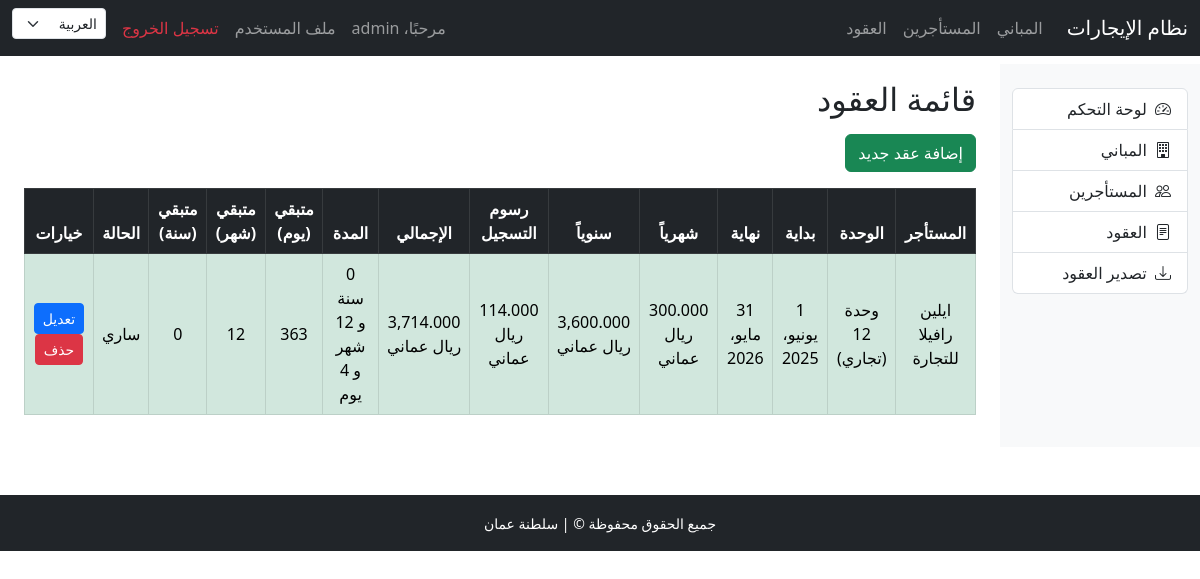
The app's page /ar/contracts/ (signed in), older data.
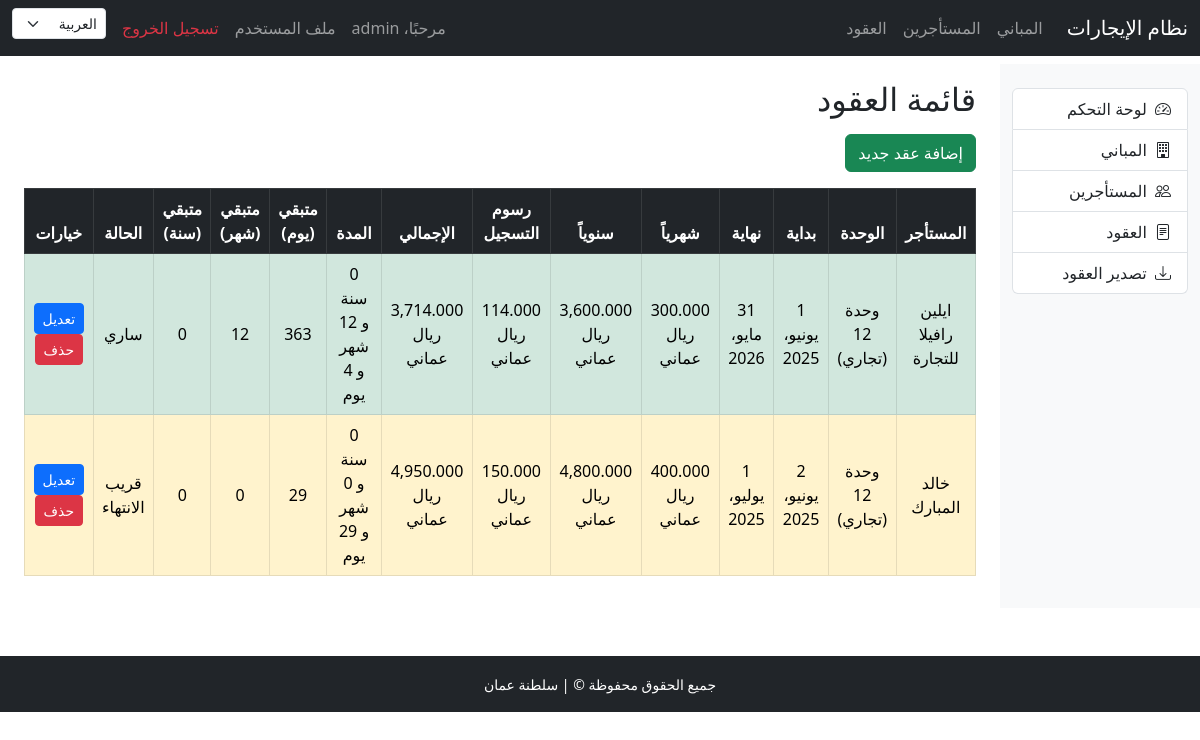
The same page, newer data.
### contracts/models.py (models this page shows, shortened)
class Contract(models.Model):
  tenant = models.ForeignKey(
    'tenants.Tenant',
    on_delete=models.CASCADE,
    verbose_name=_("المستأجر")
  )
  unit = models.ForeignKey(
    'buildings.Unit',
    on_delete=models.CASCADE,
    verbose_name=_("الوحدة")
  )
  start_date = models.DateField(
    default=date.today,
    verbose_name=_("تاريخ البداية")
  )
  end_date = models.DateField(
    verbose_name=_("تاريخ النهاية")
  )
  monthly_rent = models.DecimalField(
    max_digits=10,
    decimal_places=3,
    verbose_name=_("الإيجار الشهري (ريال عماني)")
  )
  class Meta:
    verbose_name = _("عقد")
    verbose_name_plural = _("العقود")
  @property
  def yearly_rent_total(self):
    return self.monthly_rent * 12
  @property
  def registration_fee(self):
    base = self.yearly_rent_total
    commission = base * COMMISSION_RATE
    return commission + OFFICE_FEE + ADMIN_FEE
  @property
  def total_amount(self):
    return self.yearly_rent_total + self.registration_fee
  def format_omr(self, amount):
    return f"{amount:,.3f} ريال عماني"
  @property
  def total_amount_display(self):
    return self.format_omr(self.total_amount)
  @property
  def monthly_rent_display(self):
    return self.format_omr(self.monthly_rent)
  @property
  def yearly_rent_total_display(self):
    return self.format_omr(self.yearly_rent_total)
  @property
  def registration_fee_display(self):
    return self.format_omr(self.registration_fee)
  @property
  def remaining_days(self):
    today = date.today()
    delta = self.end_date - today
    return max(0, delta.days)
  @property
  def remaining_months(self):
    return self.remaining_days // 30
  @property
  def remaining_years(self):
    return self.remaining_days // 365
  @property
  def is_expired(self):
    return date.today() > self.end_date
  @property
  def status_color(self):
    days = self.remaining_days
    if days <= 0:
      return "red"
    elif days <= 30:
      return "orange"
    return "green"
  @property
  def contract_duration(self):
    delta = self.end_date - self.start_date
    years = delta.days // 365
    months = (delta.days % 365) // 30
    days = (delta.days % 365) % 30
    return f"{years} سنة و {months} شهر و {days} يوم"

### tenants/models.py (models this page shows, shortened)
class Tenant(models.Model):
  full_name = models.CharField(
    max_length=255,
    verbose_name=_("الاسم الكامل")
  )
  national_id = models.CharField(
    max_length=20,
    unique=True,
    verbose_name=_("رقم الهوية الوطنية")
  )
  phone = models.CharField(
    max_length=20,
    verbose_name=_("رقم الهاتف")
  )
  email = models.EmailField(
    blank=True,
    null=True,
    verbose_name=_("البريد الإلكتروني")
  )
  address = models.TextField(
    verbose_name=_("العنوان")
  )
  class Meta:
    verbose_name = _("مستأجر")
    verbose_name_plural = _("المستأجرين")

### buildings/models.py (models this page shows)
class Unit(models.Model):
  floor = models.ForeignKey(
    Floor,
    on_delete=models.CASCADE,
    related_name='units',
    verbose_name=_("الطابق")
  )
  unit_number = models.CharField(
    max_length=10,
    verbose_name=_("رقم الوحدة")
  )
  is_commercial = models.BooleanField(
    default=False,
    verbose_name=_("هل تجارية؟")
  )
  class Meta:
    verbose_name = _("وحدة")
    verbose_name_plural = _("الوحدات")
  def __str__(self):
    return f"وحدة {self.unit_number} ({'تجاري' if self.is_commercial else 'سكني'})"

### contracts/views.py (the view)
# urls.py: path('', ContractListView.as_view(), name='contract_list'),
class ContractListView(LoginRequiredMixin, ListView):
  model = Contract
  template_name = 'contracts/contract_list.html'
  context_object_name = 'contracts'

### templates/contracts/contract_list.html (shortened to what this page needs)
{% extends 'base.html' %}
{% load i18n %}
{% block content %}
<h2 class="mb-3">{% trans "قائمة العقود" %}</h2>
<a href="{% url 'contract_add' %}" class="btn btn-success mb-3">{% trans "إضافة عقد جديد" %}</a>
<table class="table table-hover table-bordered align-middle text-center">
    <thead class="table-dark">
    <tr>
        <th>{% trans "المستأجر" %}</th>
        <th>{% trans "الوحدة" %}</th>
        <th>{% trans "بداية" %}</th>
        <th>{% trans "نهاية" %}</th>
        <th>{% trans "شهرياً" %}</th>
        <th>{% trans "سنوياً" %}</th>
        <th>{% trans "رسوم التسجيل" %}</th>
        <th>{% trans "الإجمالي" %}</th>
        <th>{% trans "المدة" %}</th>
        <th>{% trans "متبقي (يوم)" %}</th>
        <th>{% trans "متبقي (شهر)" %}</th>
        <th>{% trans "متبقي (سنة)" %}</th>
        <th>{% trans "الحالة" %}</th>
        <th>{% trans "خيارات" %}</th>
    </tr>
    </thead>
    <tbody>
    {% for contract in object_list %}
    <tr
        {% if contract.status_color == 'red' %}
        class="table-danger"
        {% elif contract.status_color == 'orange' %}
        class="table-warning"
        {% else %}
        class="table-success"
        {% endif %}>
        <td>{{ contract.tenant.full_name }}</td>
        <td>{{ contract.unit }}</td>
        <td>{{ contract.start_date }}</td>
        <td>{{ contract.end_date }}</td>
        <td>{{ contract.monthly_rent_display }}</td>
        <td>{{ contract.yearly_rent_total_display }}</td>
        <td>{{ contract.registration_fee_display }}</td>
        <td>{{ contract.total_amount_display }}</td>
        <td>{{ contract.contract_duration }}</td>
        <td>{{ contract.remaining_days }}</td>
        <td>{{ contract.remaining_months }}</td>
        <td>{{ contract.remaining_years }}</td>
        <td>
          {% if contract.is_expired %}
            منتهي
            {% elif contract.status_color == 'orange' %}
            قريب الانتهاء
            {% else %}
            ساري
            {% endif %}
        </td>
        <td>
            <a href="{% url 'contract_edit' contract.id %}" class="btn btn-primary btn-sm">{% trans "تعديل" %}</a>
            <a href="{% url 'contract_delete' contract.id %}" class="btn btn-danger btn-sm">{% trans "حذف" %}</a>
        </td>
    </tr>
        {% empty %}
        <tr>
            <td colspan="9">{% trans "لا توجد عقود" %}</td>
        </tr>
    {% endfor %}
    </tbody>
</table>
{% endblock %}

### templates/base.html (shortened to what this page needs)
<!DOCTYPE html>
<html lang="ar" dir="rtl">
<head>
    <link href="https://cdn.jsdelivr.net/npm/bootstrap@5.3.0/dist/css/bootstrap.rtl.min.css" rel="stylesheet">
    <link rel="stylesheet" href="https://cdn.jsdelivr.net/npm/bootstrap-icons@1.10.5/font/bootstrap-icons.css">
    {% load static %}
    <link rel="stylesheet" href="{% static 'css/style.css' %}">
</head>
<body>
{% include 'includes/navbar.html' %}
<div class="container-fluid">
  <div class="row">
    <div class="col-md-2 d-none d-md-block bg-light">
      {% include 'includes/sidebar.html' %}
    </div>
    <main class="col-md-10 ms-sm-auto col-lg-10 px-md-4 py-3">
      {% block content %}{% endblock %}
    </main>
  </div>
</div>
{% include 'includes/footer.html' %}
</body>
</html>

### templates/includes/navbar.html (shortened to what this page needs)
<nav class="navbar navbar-expand-lg navbar-dark bg-dark">
  <div class="container-fluid">
    <a class="navbar-brand" href="{% url 'dashboard' %}">نظام الإيجارات</a>
    <div class="collapse navbar-collapse" id="navbarSupportedContent">
      <ul class="navbar-nav me-auto mb-2 mb-lg-0">
        {% if user.is_authenticated %}
        <li class="nav-item"><a class="nav-link" href="{% url 'building_list' %}">المباني</a></li>
        <li class="nav-item"><a class="nav-link" href="{% url 'tenant_list' %}">المستأجرين</a></li>
        <li class="nav-item"><a class="nav-link" href="{% url 'contract_list' %}">العقود</a></li>
        {% endif %}
      </ul>
      <ul class="navbar-nav">
        {% if user.is_authenticated %}
        <li class="nav-item">
          <span class="nav-link">مرحبًا، {{ user.username }}</span>
        </li>
        <li class="nav-item">
          <a class="nav-link" href="{% url 'profile' %}">ملف المستخدم</a>
        </li>
        <li class="nav-item">
          <a class="nav-link text-danger" href="{% url 'logout' %}">تسجيل الخروج</a>
        </li>
        {% else %}
        <li class="nav-item">
          <a class="nav-link" href="{% url 'login' %}">تسجيل الدخول</a>
        </li>
        {% endif %}
        <li class="nav-item">
          <form action="{% url 'set_language' %}" method="post" class="d-flex align-items-center">
            <select name="language" onchange="this.form.submit()" class="form-select form-select-sm ms-2">
              <option value="ar" {% if LANGUAGE_CODE == 'ar' %}selected{% endif %}>العربية</option>
            </select>
          </form>
        </li>
      </ul>
    </div>
  </div>
</nav>

### templates/includes/sidebar.html
<div class="list-group mt-4">
  {% if user.is_authenticated %}
    <a href="{% url 'dashboard' %}" class="list-group-item list-group-item-action {% if request.resolver_match.url_name == 'dashboard' %}active{% endif %}">
      <i class="bi bi-speedometer2 me-1"></i>
      لوحة التحكم</a>
    <a href="{% url 'building_list' %}" class="list-group-item list-group-item-action">
      <i class="bi bi-building me-1"></i>
      المباني</a>
    <a href="{% url 'tenant_list' %}" class="list-group-item list-group-item-action">
      <i class="bi bi-people me-1"></i>
      المستأجرين</a>
    <a href="{% url 'contract_list' %}" class="list-group-item list-group-item-action">
      <i class="bi bi-file-text me-1"></i>
      العقود</a>
    <a href="{% url 'export_contracts_excel' %}" class="list-group-item list-group-item-action">
      <i class="bi bi-download me-1"></i>
      تصدير العقود
      </a>
  {% endif %}
</div>

### templates/includes/footer.html
<footer class="bg-dark text-white text-center py-3 mt-5">
  <small>جميع الحقوق محفوظة © {{ now|date:"Y" }} | سلطنة عمان</small>
</footer>

Row changes from the older to the newer data that the page shows:
added Contract: tenant.full_name "خالد المبارك", unit "وحدة 12 (تجاري)", start_date "2 يونيو، 2025", end_date "1 يوليو، 2025", monthly_rent_display "400.000 ريال عماني", yearly_rent_total_display "4,800.000 ريال عماني", registration_fee_display "150.000 ريال عماني", total_amount_display "4,950.000 ريال عماني", contract_duration "0 سنة و 0 شهر و 29 يوم", remaining_days "29", remaining_months "0", remaining_years "0", shows "قريب الانتهاء"
